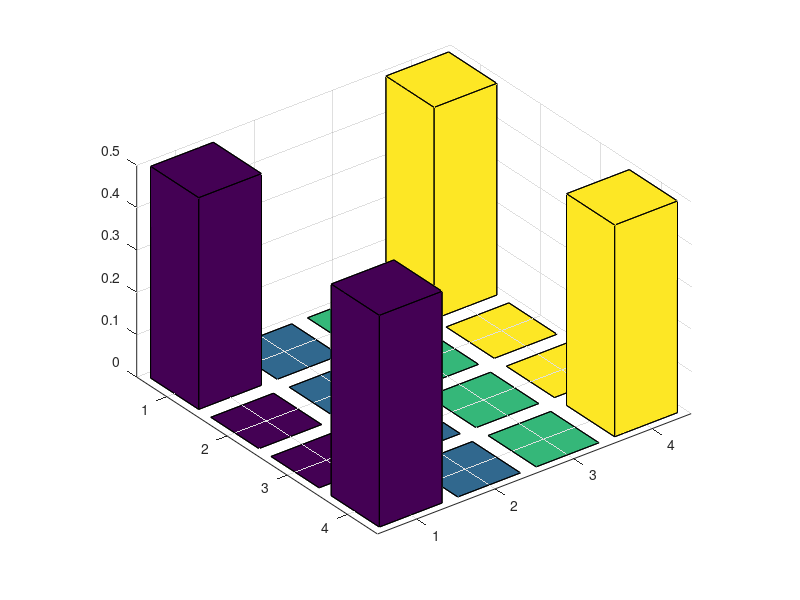

This chart was generated by the following MATLAB code: (Note: this script raises an error after producing the figure.)
% ------------------------------------------------------------
% 3D Plot of a 4x4 Matrix (Density Matrix Style)
% ------------------------------------------------------------

% --- Insert your 4x4 matrix here ---
M = [0.5 0 0 0.5;
     0   0 0 0;
     0   0 0 0;
     0.5 0 0 0.5];   % Example (replace this)

% --- Basis labels ---
labels = {'HH','HV','VH','VV'};

% --- Create 3D bar plot ---
figure;
h = bar3(M);

% Apply color shading similar to your example
for k = 1:length(h)
    zdata = h(k).ZData;
    h(k).CData = zdata;    % Use height as color
    h(k).FaceColor = 'interp';
end

colormap(parula);   % or turbo, jet, etc.
colorbar;

% --- Axis settings ---
set(gca, 'XTickLabel', labels, 'XTick', 1:4, 'FontSize', 12);
set(gca, 'YTickLabel', labels, 'YTick', 1:4, 'FontSize', 12);

zlabel('Probability','FontSize',14);

title('HHVV 10 bits','FontSize',16);

view([-35 25]);  % nice 3D angle
grid on;
